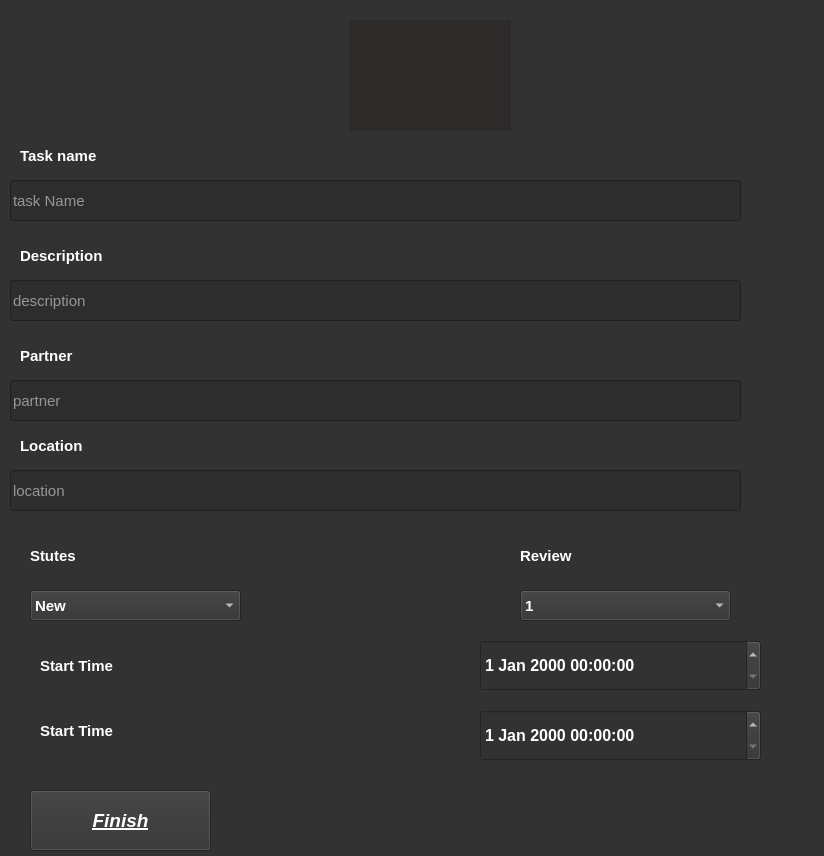
<?xml version="1.0" encoding="UTF-8"?>
<ui version="4.0">
 <class>Form</class>
 <widget class="QWidget" name="Form">
  <property name="geometry">
   <rect>
    <x>0</x>
    <y>0</y>
    <width>824</width>
    <height>856</height>
   </rect>
  </property>
  <property name="windowTitle">
   <string>Form</string>
  </property>
  <property name="styleSheet">
   <string notr="true">background-color: rgb(50, 50, 50);
</string>
  </property>
  <widget class="QLineEdit" name="partner_Edit_3">
   <property name="geometry">
    <rect>
     <x>10</x>
     <y>380</y>
     <width>731</width>
     <height>41</height>
    </rect>
   </property>
   <property name="font">
    <font>
     <family>MS Shell Dlg 2</family>
     <pointsize>11</pointsize>
     <weight>9</weight>
     <italic>false</italic>
     <bold>false</bold>
    </font>
   </property>
   <property name="styleSheet">
    <string notr="true">background-color: rgb(45, 45, 45);
font: 75 11pt &quot;MS Shell Dlg 2&quot;;
color:#FFF;
</string>
   </property>
   <property name="text">
    <string/>
   </property>
   <property name="placeholderText">
    <string>partner</string>
   </property>
  </widget>
  <widget class="QComboBox" name="comboBox">
   <property name="geometry">
    <rect>
     <x>30</x>
     <y>590</y>
     <width>211</width>
     <height>31</height>
    </rect>
   </property>
   <property name="font">
    <font>
     <pointsize>11</pointsize>
     <weight>75</weight>
     <bold>true</bold>
    </font>
   </property>
   <property name="styleSheet">
    <string notr="true">color: rgb(255, 255, 255);
border-color: rgb(255, 255, 255);</string>
   </property>
   <item>
    <property name="text">
     <string>New</string>
    </property>
   </item>
   <item>
    <property name="text">
     <string>Done</string>
    </property>
   </item>
  </widget>
  <widget class="QComboBox" name="comboBox_2">
   <property name="geometry">
    <rect>
     <x>520</x>
     <y>590</y>
     <width>211</width>
     <height>31</height>
    </rect>
   </property>
   <property name="font">
    <font>
     <pointsize>11</pointsize>
     <weight>75</weight>
     <bold>true</bold>
    </font>
   </property>
   <property name="styleSheet">
    <string notr="true">color: rgb(255, 255, 255);</string>
   </property>
   <item>
    <property name="text">
     <string>1</string>
    </property>
   </item>
   <item>
    <property name="text">
     <string>2</string>
    </property>
   </item>
   <item>
    <property name="text">
     <string>3</string>
    </property>
   </item>
   <item>
    <property name="text">
     <string>4</string>
    </property>
   </item>
   <item>
    <property name="text">
     <string>5</string>
    </property>
   </item>
  </widget>
  <widget class="QLabel" name="label_15">
   <property name="geometry">
    <rect>
     <x>520</x>
     <y>540</y>
     <width>201</width>
     <height>31</height>
    </rect>
   </property>
   <property name="font">
    <font>
     <pointsize>11</pointsize>
     <weight>75</weight>
     <bold>true</bold>
    </font>
   </property>
   <property name="styleSheet">
    <string notr="true">color:rgb(255, 255, 255);</string>
   </property>
   <property name="text">
    <string>Review</string>
   </property>
  </widget>
  <widget class="QLineEdit" name="partner_Edit">
   <property name="geometry">
    <rect>
     <x>10</x>
     <y>180</y>
     <width>731</width>
     <height>41</height>
    </rect>
   </property>
   <property name="font">
    <font>
     <family>MS Shell Dlg 2</family>
     <pointsize>11</pointsize>
     <weight>9</weight>
     <italic>false</italic>
     <bold>false</bold>
    </font>
   </property>
   <property name="styleSheet">
    <string notr="true">background-color: rgb(45, 45, 45);
font: 75 11pt &quot;MS Shell Dlg 2&quot;;
color:#FFF;</string>
   </property>
   <property name="placeholderText">
    <string>task Name</string>
   </property>
  </widget>
  <widget class="QLabel" name="label_13">
   <property name="geometry">
    <rect>
     <x>20</x>
     <y>340</y>
     <width>201</width>
     <height>31</height>
    </rect>
   </property>
   <property name="font">
    <font>
     <pointsize>11</pointsize>
     <weight>75</weight>
     <bold>true</bold>
    </font>
   </property>
   <property name="styleSheet">
    <string notr="true">color:rgb(255, 255, 255);</string>
   </property>
   <property name="text">
    <string>Partner</string>
   </property>
  </widget>
  <widget class="QLabel" name="label_11">
   <property name="geometry">
    <rect>
     <x>20</x>
     <y>140</y>
     <width>201</width>
     <height>31</height>
    </rect>
   </property>
   <property name="font">
    <font>
     <pointsize>11</pointsize>
     <weight>75</weight>
     <bold>true</bold>
    </font>
   </property>
   <property name="styleSheet">
    <string notr="true">color:rgb(255, 255, 255);</string>
   </property>
   <property name="text">
    <string>Task name</string>
   </property>
  </widget>
  <widget class="QLineEdit" name="partner_Edit_2">
   <property name="geometry">
    <rect>
     <x>10</x>
     <y>280</y>
     <width>731</width>
     <height>41</height>
    </rect>
   </property>
   <property name="font">
    <font>
     <family>MS Shell Dlg 2</family>
     <pointsize>11</pointsize>
     <weight>9</weight>
     <italic>false</italic>
     <bold>false</bold>
    </font>
   </property>
   <property name="styleSheet">
    <string notr="true">background-color: rgb(45, 45, 45);
font: 75 11pt &quot;MS Shell Dlg 2&quot;;
color:#FFF;
</string>
   </property>
   <property name="placeholderText">
    <string>description</string>
   </property>
  </widget>
  <widget class="QLabel" name="label_12">
   <property name="geometry">
    <rect>
     <x>20</x>
     <y>240</y>
     <width>201</width>
     <height>31</height>
    </rect>
   </property>
   <property name="font">
    <font>
     <pointsize>11</pointsize>
     <weight>75</weight>
     <bold>true</bold>
    </font>
   </property>
   <property name="styleSheet">
    <string notr="true">color:rgb(255, 255, 255);</string>
   </property>
   <property name="text">
    <string>Description</string>
   </property>
  </widget>
  <widget class="QLabel" name="label_18">
   <property name="geometry">
    <rect>
     <x>30</x>
     <y>540</y>
     <width>201</width>
     <height>31</height>
    </rect>
   </property>
   <property name="font">
    <font>
     <pointsize>11</pointsize>
     <weight>75</weight>
     <bold>true</bold>
    </font>
   </property>
   <property name="styleSheet">
    <string notr="true">color:rgb(255, 255, 255);</string>
   </property>
   <property name="text">
    <string>Stutes</string>
   </property>
  </widget>
  <widget class="QLineEdit" name="partner_Edit_4">
   <property name="geometry">
    <rect>
     <x>10</x>
     <y>470</y>
     <width>731</width>
     <height>41</height>
    </rect>
   </property>
   <property name="font">
    <font>
     <family>MS Shell Dlg 2</family>
     <pointsize>11</pointsize>
     <weight>9</weight>
     <italic>false</italic>
     <bold>false</bold>
    </font>
   </property>
   <property name="styleSheet">
    <string notr="true">background-color: rgb(45, 45, 45);
font: 75 11pt &quot;MS Shell Dlg 2&quot;;
color:#FFF;</string>
   </property>
   <property name="text">
    <string/>
   </property>
   <property name="placeholderText">
    <string>location</string>
   </property>
  </widget>
  <widget class="QLabel" name="label_14">
   <property name="geometry">
    <rect>
     <x>20</x>
     <y>430</y>
     <width>201</width>
     <height>31</height>
    </rect>
   </property>
   <property name="font">
    <font>
     <pointsize>11</pointsize>
     <weight>75</weight>
     <bold>true</bold>
    </font>
   </property>
   <property name="styleSheet">
    <string notr="true">color:rgb(255, 255, 255);</string>
   </property>
   <property name="text">
    <string>Location</string>
   </property>
  </widget>
  <widget class="QLabel" name="label_16">
   <property name="geometry">
    <rect>
     <x>40</x>
     <y>650</y>
     <width>201</width>
     <height>31</height>
    </rect>
   </property>
   <property name="font">
    <font>
     <pointsize>11</pointsize>
     <weight>75</weight>
     <bold>true</bold>
    </font>
   </property>
   <property name="styleSheet">
    <string notr="true">color:rgb(255, 255, 255);</string>
   </property>
   <property name="text">
    <string>Start Time</string>
   </property>
  </widget>
  <widget class="QLabel" name="label_17">
   <property name="geometry">
    <rect>
     <x>40</x>
     <y>710</y>
     <width>201</width>
     <height>41</height>
    </rect>
   </property>
   <property name="font">
    <font>
     <pointsize>11</pointsize>
     <weight>75</weight>
     <bold>true</bold>
    </font>
   </property>
   <property name="styleSheet">
    <string notr="true">color:rgb(255, 255, 255);</string>
   </property>
   <property name="text">
    <string>Start Time</string>
   </property>
  </widget>
  <widget class="QDateTimeEdit" name="dateTimeEdit_2">
   <property name="geometry">
    <rect>
     <x>480</x>
     <y>710</y>
     <width>281</width>
     <height>51</height>
    </rect>
   </property>
   <property name="font">
    <font>
     <pointsize>12</pointsize>
     <weight>75</weight>
     <bold>true</bold>
    </font>
   </property>
   <property name="styleSheet">
    <string notr="true">color: rgb(255, 255, 255);</string>
   </property>
  </widget>
  <widget class="QDateTimeEdit" name="dateTimeEdit_3">
   <property name="geometry">
    <rect>
     <x>480</x>
     <y>640</y>
     <width>281</width>
     <height>51</height>
    </rect>
   </property>
   <property name="font">
    <font>
     <pointsize>12</pointsize>
     <weight>75</weight>
     <bold>true</bold>
    </font>
   </property>
   <property name="styleSheet">
    <string notr="true">color: rgb(255, 255, 255);</string>
   </property>
  </widget>
  <widget class="QPushButton" name="finish_Button_3">
   <property name="geometry">
    <rect>
     <x>30</x>
     <y>790</y>
     <width>181</width>
     <height>61</height>
    </rect>
   </property>
   <property name="font">
    <font>
     <pointsize>14</pointsize>
     <weight>75</weight>
     <italic>true</italic>
     <bold>true</bold>
     <underline>true</underline>
    </font>
   </property>
   <property name="styleSheet">
    <string notr="true">color: rgb(255, 255, 255);
selection-color: rgb(255, 255, 255);
border-color: rgb(255, 255, 255);</string>
   </property>
   <property name="text">
    <string>Finish</string>
   </property>
  </widget>
  <widget class="QLabel" name="labelmg">
   <property name="geometry">
    <rect>
     <x>350</x>
     <y>20</y>
     <width>161</width>
     <height>111</height>
    </rect>
   </property>
   <property name="autoFillBackground">
    <bool>true</bool>
   </property>
   <property name="styleSheet">
    <string notr="true">
background-color: rgb(44, 43, 41);</string>
   </property>
   <property name="text">
    <string/>
   </property>
   <property name="pixmap">
    <pixmap>126286721-organize-and-edit-task.jpg</pixmap>
   </property>
   <property name="scaledContents">
    <bool>true</bool>
   </property>
  </widget>
 </widget>
 <resources>
  <include location="test21.qrc"/>
  <include location="../../../../Program Files (x86)/Qt Designer/test21.qrc"/>
 </resources>
 <connections/>
</ui>
